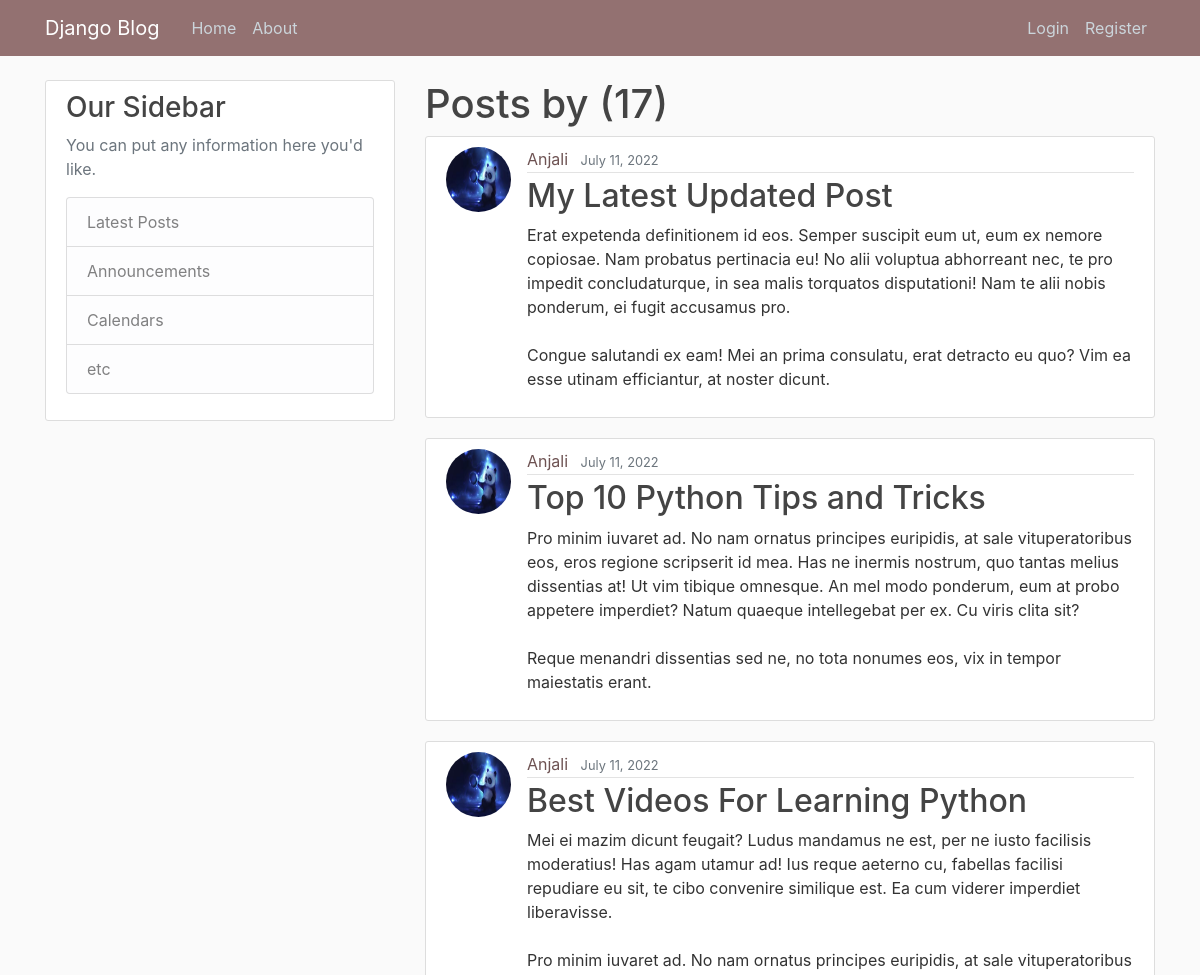
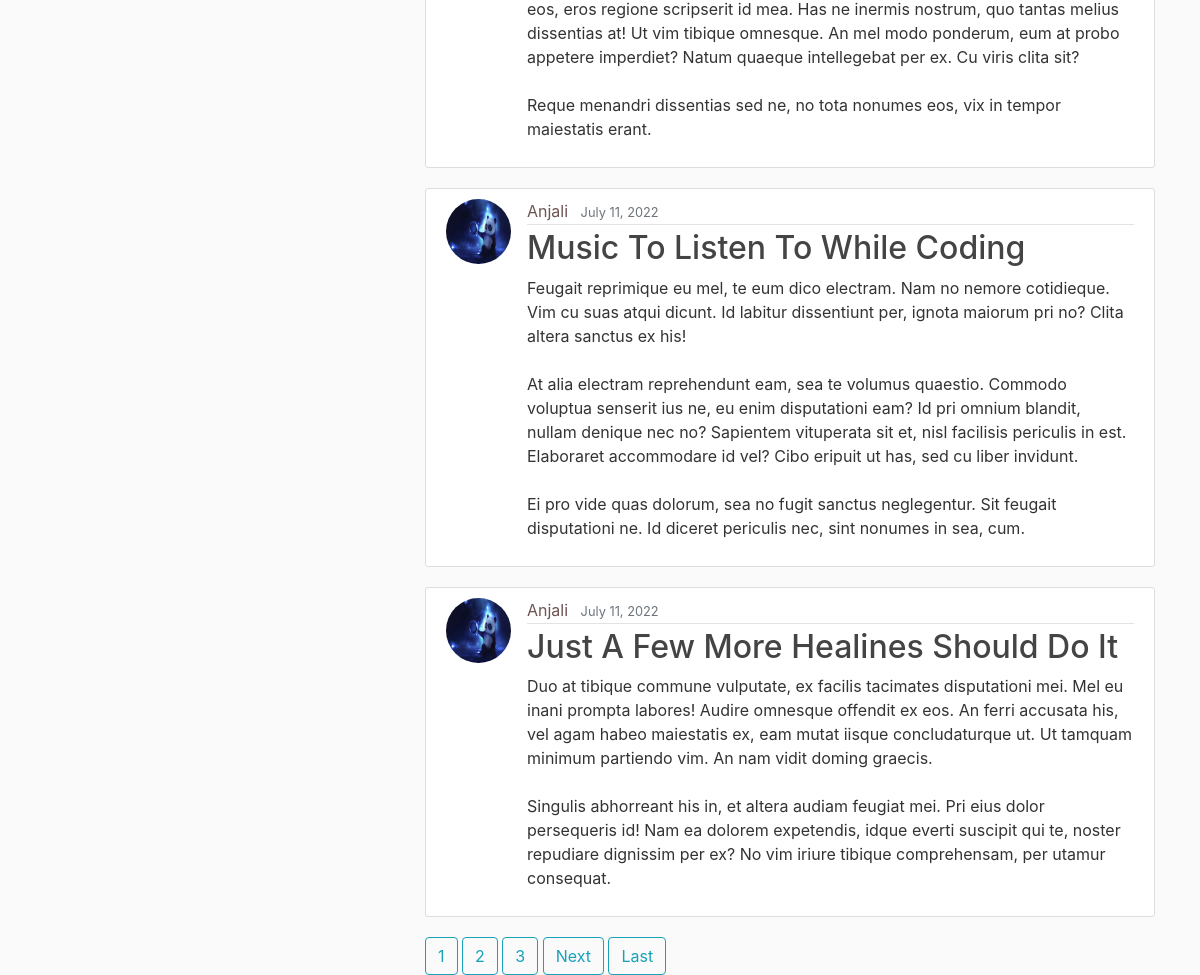
The page /user/Anjali on the database its author committed (2 pictures, top to bottom).
### blogs/models.py (models this page shows, shortened)
class Post(models.Model):
    title = models.CharField(max_length = 100)
    content = models.TextField()
    date_posted = models.DateTimeField(default = timezone.now)
    author = models.ForeignKey(User, on_delete = models.CASCADE)

### users/models.py (models this page shows, shortened)
class Profile(models.Model):
    user = models.OneToOneField(User, on_delete=models.CASCADE)
    image = models.ImageField(default = 'defaultimg.jpg', upload_to='profilePics')

### blogs/views.py (the view)
# urls.py: path('user/<str:username>', UserPostListView.as_view(), name='user-posts'),
class UserPostListView(ListView):
    model = Post
    template_name = 'blogs/user_posts.html'
    context_object_name = 'posts'
    paginate_by = '5'
    def get_queryset(self):
        user = get_object_or_404(User, username=self.kwargs.get('username'))
        print(user)
        return Post.objects.filter(author=user).order_by('-date_posted')

### blogs/templates/blogs/user_posts.html (shortened to what this page needs)
{% extends 'blogs/base.html' %}
{% block content %}
    <h1 class="mb3" >Posts by {{ views.kwargs.username }} ({{ page_obj.paginator.count }})</h1>
    {% for post in posts %}
        <article class="media content-section">
            <img class="article-img rounded-circle" src="{{ post.author.profile.image.url }}">
            <div class="media-body">
                <div class="article-metadata">
                    <a class="mr-2" href="{% url 'user-posts' post.author.username%}">{{ post.author }}</a>
                    <small class="text-muted">{{ post.date_posted|date:"F d, Y"}}</small>
                </div>
                <h2><a class="article-title" href="{% url 'post-detail' post.id %}">{{ post.title }}</a></h2>
                <p class="article-content">{{ post.content }}</p>
            </div>
        </article>
    {% endfor %}
    {% if is_paginated %}
        {% for num in page_obj.paginator.page_range %}
            {% if num == paje_obj.number %}
                <a class="btn btn-info mb4" href="?page={{ num }}">{{num}}</a>
            {%elif num > page_obj.number|add:'-3' and num < page_obj.number|add:'3' %}
                <a class="btn btn-outline-info mb4" href="?page={{ num }}">{{num}}</a>
            {% endif %}
        {% endfor %}
        {%if page_obj.has_next %}
            <a class="btn btn-outline-info mb4" href="?page={{ page_obj.next_page_number }}">Next</a>
            <a class="btn btn-outline-info mb4" href="?page={{ page_obj.paginator.num_pages}}">Last</a>
        {% endif %}
    {% endif %}
{% endblock content %}

### blogs/static/blogs/base.css (style rules this page uses)
body { background: #fafafa; color: #333333; margin-top: 5rem; }
h1, h2, h3, h4, h5, h6 { color: #444444; }
.content-section { background: #ffffff; padding: 10px 20px; border: 1px solid #dddddd; border-radius: 3px; margin-bottom: 20px; }
.article-title { color: #444444; }
.article-content { white-space: pre-line; }
.article-img { height: 65px; width: 65px; margin-right: 16px; }
.article-metadata { padding-bottom: 1px; margin-bottom: 4px; border-bottom: 1px solid #e3e3e3 }
.article-metadata a { color : #6e5353 }

### rows shown on the page
Post: author.profile.image (picture), author "Anjali", date_posted "July 11, 2022", title "My Latest Updated Post", content "Erat expetenda definitionem id eos. Semper suscipit eum ut, eum ex nemore copiosae. Nam probatus pertinacia eu! No alii voluptua abhorreant nec, te pro impedit concludaturque, in sea malis torquatos disputationi! Nam te alii nobis ponderum, ei fugit accusamus pro. Congue salutandi ex eam! Mei an prima consulatu, erat detracto eu quo? Vim ea esse utinam efficiantur, at noster dicunt."
Post: author.profile.image (picture), author "Anjali", date_posted "July 11, 2022", title "Top 10 Python Tips and Tricks", content "Pro minim iuvaret ad. No nam ornatus principes euripidis, at sale vituperatoribus eos, eros regione scripserit id mea. Has ne inermis nostrum, quo tantas melius dissentias at! Ut vim tibique omnesque. An mel modo ponderum, eum at probo appetere imperdiet? Natum quaeque intellegebat per ex. Cu viris clita sit? Reque menandri dissentias sed ne, no tota nonumes eos, vix in tempor maiestatis erant."
Post: author.profile.image (picture), author "Anjali", date_posted "July 11, 2022", title "Best Videos For Learning Python", content "Mei ei mazim dicunt feugait? Ludus mandamus ne est, per ne iusto facilisis moderatius! Has agam utamur ad! Ius reque aeterno cu, fabellas facilisi repudiare eu sit, te cibo convenire similique est. Ea cum viderer imperdiet liberavisse. Pro minim iuvaret ad. No nam ornatus principes euripidis, at sale vituperatoribus eos, eros regione scripserit id mea. Has ne inermis nostrum, quo tantas melius dissentias at! Ut vim tibique omnesque. An mel modo ponderum, eum at probo appetere imperdiet? Natum quaeque intellegebat per ex. Cu viris clita sit? Reque menandri dissentias sed ne, no tota nonumes eos, vix in tempor maiestatis erant."
Post: author.profile.image (picture), author "Anjali", date_posted "July 11, 2022", title "Music To Listen To While Coding", content "Feugait reprimique eu mel, te eum dico electram. Nam no nemore cotidieque. Vim cu suas atqui dicunt. Id labitur dissentiunt per, ignota maiorum pri no? Clita altera sanctus ex his! At alia electram reprehendunt eam, sea te volumus quaestio. Commodo voluptua senserit ius ne, eu enim disputationi eam? Id pri omnium blandit, nullam denique nec no? Sapientem vituperata sit et, nisl facilisis periculis in est. Elaboraret accommodare id vel? Cibo eripuit ut has, sed cu liber invidunt. Ei pro vide quas dolorum, sea no fugit sanctus neglegentur. Sit feugait disputationi ne. Id diceret periculis nec, sint nonumes in sea, cum."
Post: author.profile.image (picture), author "Anjali", date_posted "July 11, 2022", title "Just A Few More Healines Should Do It", content "Duo at tibique commune vulputate, ex facilis tacimates disputationi mei. Mel eu inani prompta labores! Audire omnesque offendit ex eos. An ferri accusata his, vel agam habeo maiestatis ex, eam mutat iisque concludaturque ut. Ut tamquam minimum partiendo vim. An nam vidit doming graecis. Singulis abhorreant his in, et altera audiam feugiat mei. Pri eius dolor persequeris id! Nam ea dolorem expetendis, idque everti suscipit qui te, noster repudiare dignissim per ex? No vim iriure tibique comprehensam, per utamur consequat."

### other values the page prints
{{ page_obj.paginator.count }} "17"
{{ num }} "1" "2" "3"
